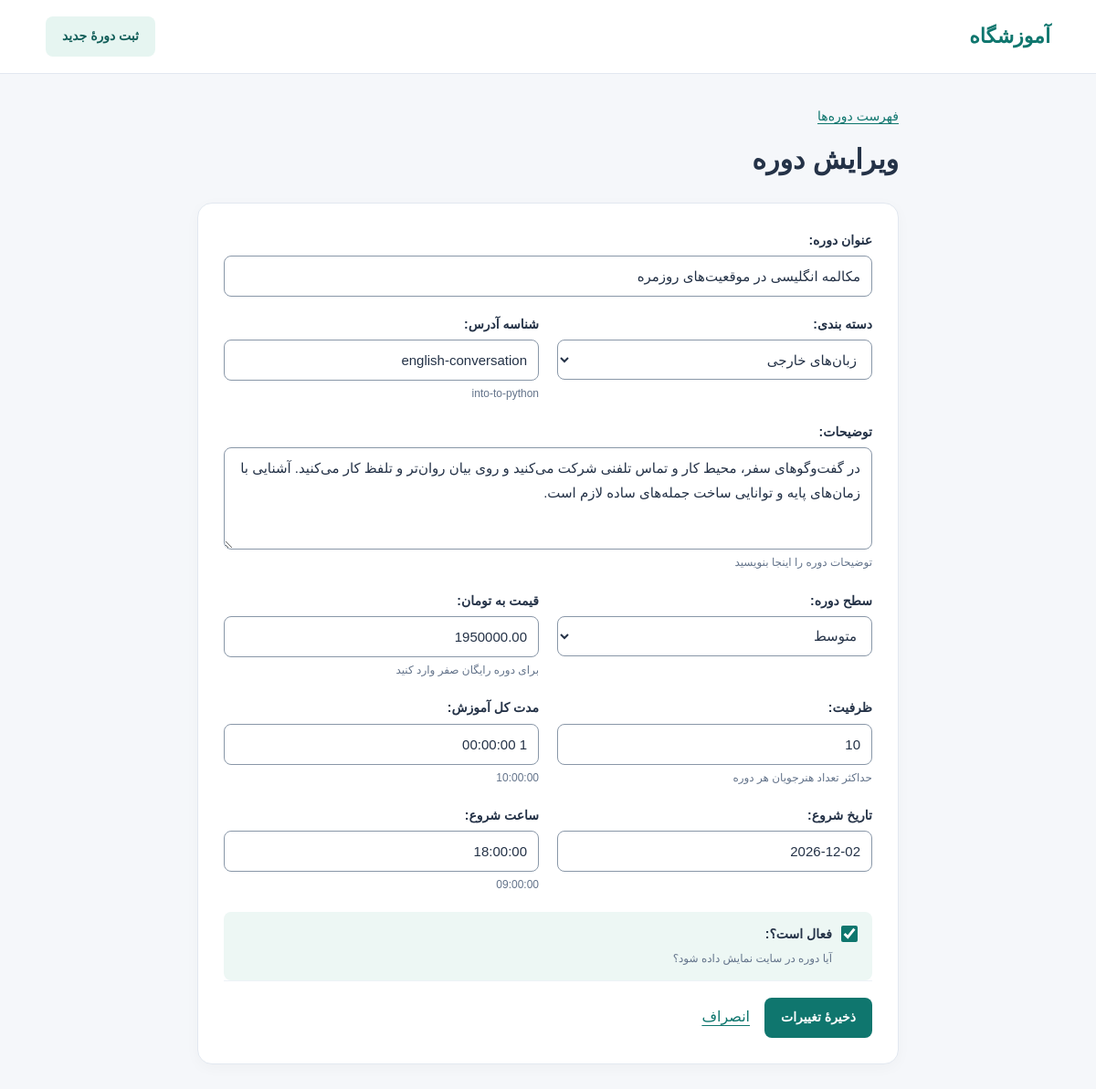
The page /courses/14/edit/ (signed in) on the database its author committed.
### courses/models.py (models this page shows, shortened)
class Course(models.Model):
    LEVEL_CHOICES = [
        ("beginner", "مقدماتی"),
        ("intermediate", "متوسط"),
        ("advanced", "پیشرفته"),
    ]
    title = models.CharField(verbose_name="عنوان دوره", max_length=200)
    category = models.ForeignKey(
        Category,
        verbose_name="دسته بندی",
        on_delete=models.PROTECT,
        related_name="courses",
    )
    slug = models.SlugField(
        verbose_name="شناسه آدرس",
        max_length=220,
        unique=True,
        allow_unicode=True,
        help_text="into-to-python",
    )
    description = models.TextField(
        verbose_name="توضیحات", help_text="توضیحات دوره را اینجا بنویسید"
    )
    level = models.CharField(
        verbose_name="سطح دوره",
        max_length=20,
        choices=LEVEL_CHOICES,
        default="beginner",
    )
    price = models.DecimalField(
        verbose_name="قیمت به تومان",
        max_digits=12,
        decimal_places=2,
        default=Decimal("0.00"),
        validators=[MinValueValidator(Decimal("0.00"))],
        help_text="برای دوره رایگان صفر وارد کنید",
    )
    capacity = models.PositiveBigIntegerField(
        verbose_name="ظرفیت",
        default=20,
        validators=[MinValueValidator(1)],
        help_text="حداکثر تعداد هنرجویان هر دوره",
    )
    duration = models.DurationField(
        verbose_name="مدت کل آموزش",
        default=timedelta(hours=10),
        validators=[MinValueValidator(timedelta(minutes=1))],
        help_text="10:00:00",
    )
    start_date = models.DateField(
        verbose_name="تاریخ شروع", blank=True, null=True, db_index=True
    )
    start_time = models.TimeField(
        verbose_name="ساعت شروع", blank=True, null=True, help_text="09:00:00"
    )
    is_active = models.BooleanField(
        verbose_name="فعال است؟",
        default=True,
        help_text="آیا دوره در سایت نمایش داده شود؟",
    )
    created_at = models.DateTimeField(
        verbose_name="زمان ایجاد",
        auto_now_add=True,
    )
    updated_at = models.DateTimeField(verbose_name="آخرین ویرایش", auto_now=True)
    class Meta:
        verbose_name = "دوره"
        verbose_name_plural = "دوره ها"
        ordering = ["-created_at"]

### courses/views.py (the view)
# urls.py: path("<int:pk>/edit/", views.course_update, name="course_update"),
@staff_member_required
@require_http_methods(["GET", "POST"])
def course_update(request, pk):
    course = get_object_or_404(Course, pk=pk)
    if request.method == "POST":
        form = CourseForm(request.POST, instance=course)
        if form.is_valid():
            form.save()
            return redirect("course_detail", pk=course.pk)
        else:
            return render(
                request,
                "courses/course_form.html",
                {"form": form, "course": course, "heading": "ویرایش دوره"},
            )
    else:
        form = CourseForm(instance=course)
    return render(
        request,
        "courses/course_form.html",
        {"form": form, "course": course, "heading": "ویرایش دوره"},
    )

### courses/forms.py
class CourseForm(forms.ModelForm):
    class Meta:
        model = Course
        fields = [
            "title",
            "category",
            "slug",
            "description",
            "level",
            "price",
            "capacity",
            "duration",
            "start_date",
            "start_time",
            "is_active",
        ]

### courses/models.py (called while the page is built)
    def __str__(self):
        return self.name

### courses/templates/courses/course_form.html (shortened to what this page needs)
{% extends "base.html" %}
{% load static %}
{% block page_styles %}
    <link rel="stylesheet" href="{% static 'courses/css/course-create.css' %}">
{% endblock %}
{% block content %}
    <section class="editor create-page">
        <header class="create-header">
            <a class="course-link" href="{% url 'course_list' %}">فهرست دوره‌ها</a>
            <h1>{{ heading }}</h1>
        </header>
        <form class="course-card create-form" method="post" novalidate>
            <div class="form-fields">
                {% for field in form %}
                <div class="row{% if field.name == 'title' or field.name == 'description' %} row-wide{% endif %}{% if field.field.widget.input_type == 'checkbox' %} row-check{% endif %}">
                    {{ field.label_tag }}
                    {{ field }}
                    {% if field.help_text %}
                        <small id="{{ field.auto_id }}_helptext">{{ field.help_text }}</small>
                    {% endif %}
                </div>
                {% endfor %}
            </div>
            <div class="actions">
                {% if course %}
                    <button class="action" type="submit">ذخیرهٔ تغییرات</button>
                    <a class="course-link" href="{% url 'course_detail' course.pk %}">انصراف</a>
                {% else %}
                    <button class="action" type="submit">ثبت دوره</button>
                    <a class="course-link" href="{% url 'course_list' %}">انصراف</a>
                {% endif %}
            </div>
        </form>
    </section>
{% endblock %}

### courses/static/courses/css/style.css (style rules this page uses)
* { box-sizing: border-box; }
body { margin: 0; background: #f5f7fa; color: #243247; font-family: Tahoma, sans-serif; line-height: 1.8; }
.course-card { display: flex; flex-direction: column; min-width: 0; padding: 24px; background: #ffffff; border: 1px solid #e2e8f0; border-radius: 16px; box-shadow: 0 4px 16px rgb(15 23 42 / 3%); }
.course-nav, .actions { display: flex; flex-wrap: wrap; align-items: center; gap: 1rem; }
.course-link { color: #0f766e; text-underline-offset: .22em; }
.editor, .detail-panel { max-width: 44rem; margin: 32px auto; }
.editor h1, .detail-panel h1 { margin: 0 0 20px; font-size: 26px; overflow-wrap: anywhere; }
.editor .form-fields { display: grid; grid-template-columns: repeat(2, minmax(0, 1fr)); gap: 18px 20px; }
.editor .row { display: grid; align-content: start; gap: 4px; min-width: 0; }
.editor .row-wide, .editor .row-check { grid-column: 1 / -1; }
.editor label { font-size: 14px; font-weight: bold; }
.editor :is(input:not([type="checkbox"]), select, textarea) { width: 100%; min-height: 44px; padding: 8px 12px; font: inherit; font-size: 15px; color: inherit; background: #fff; border: 1px solid #8997a8; border-radius: 8px; }
.editor textarea { height: 7rem; resize: vertical; }
.editor .row-check { grid-template-columns: auto 1fr; align-items: center; gap: 4px 10px; }
.editor .row-check input { grid-row: 1; grid-column: 1; width: 18px; height: 18px; margin: 0; accent-color: #0f766e; }
.editor .row-check label { grid-column: 2; grid-row: 1; cursor: pointer; }
.editor .row-check small, .editor .row-check .errorlist { grid-column: 2; }
.editor small { color: #64748b; font-size: 12px; }
.editor .actions { margin-top: 20px; padding-top: 16px; border-top: 1px solid #edf2f7; }
.action { display: inline-flex; min-height: 44px; align-items: center; justify-content: center; padding: 8px 18px; border: 0; border-radius: .5rem; background: #0f766e; color: white; font: inherit; font-size: 14px; font-weight: bold; text-decoration: none; cursor: pointer; }

### courses/static/courses/css/course-create.css (style rules this page uses)
.editor.create-page { max-width: 48rem; padding: 0; }
.create-header { margin-bottom: 20px; }
.create-header .course-link { font-size: 14px; }
.create-header h1 { margin: 6px 0 0; font-size: 30px; }
.create-form { padding: 28px; }
.create-form .row-check { padding: 12px 16px; border-radius: 8px; background: #edf7f4; }
.create-form .actions { margin: 0; padding-top: 18px; }

### rows shown on the page
Course: form "مکالمه انگلیسی در موقعیت‌های روزمره" "زبان‌های خارجی" "english-conversation" "در گفت‌وگوهای سفر، محیط کار و تماس تلفنی شرکت می‌کنید و روی بیان روان‌تر و تلفظ کار می‌کنید. آشنایی با زمان‌های پایه و توانایی ساخت جمله‌های ساده لازم است." "متوسط" "1950000.00" "10" "1 00:00:00" "2026-12-02" "18:00:00" "☑"

### other values the page prints
{{ heading }} "ویرایش دوره"
{{ field.label_tag }} "عنوان دوره:" "دسته بندی:" "شناسه آدرس:" "توضیحات:" "سطح دوره:" "قیمت به تومان:" "ظرفیت:" "مدت کل آموزش:" "تاریخ شروع:" "ساعت شروع:" "فعال است؟:"
{{ field.help_text }} "into-to-python" "توضیحات دوره را اینجا بنویسید" "برای دوره رایگان صفر وارد کنید" "حداکثر تعداد هنرجویان هر دوره" "10:00:00" "09:00:00" "آیا دوره در سایت نمایش داده شود؟"
